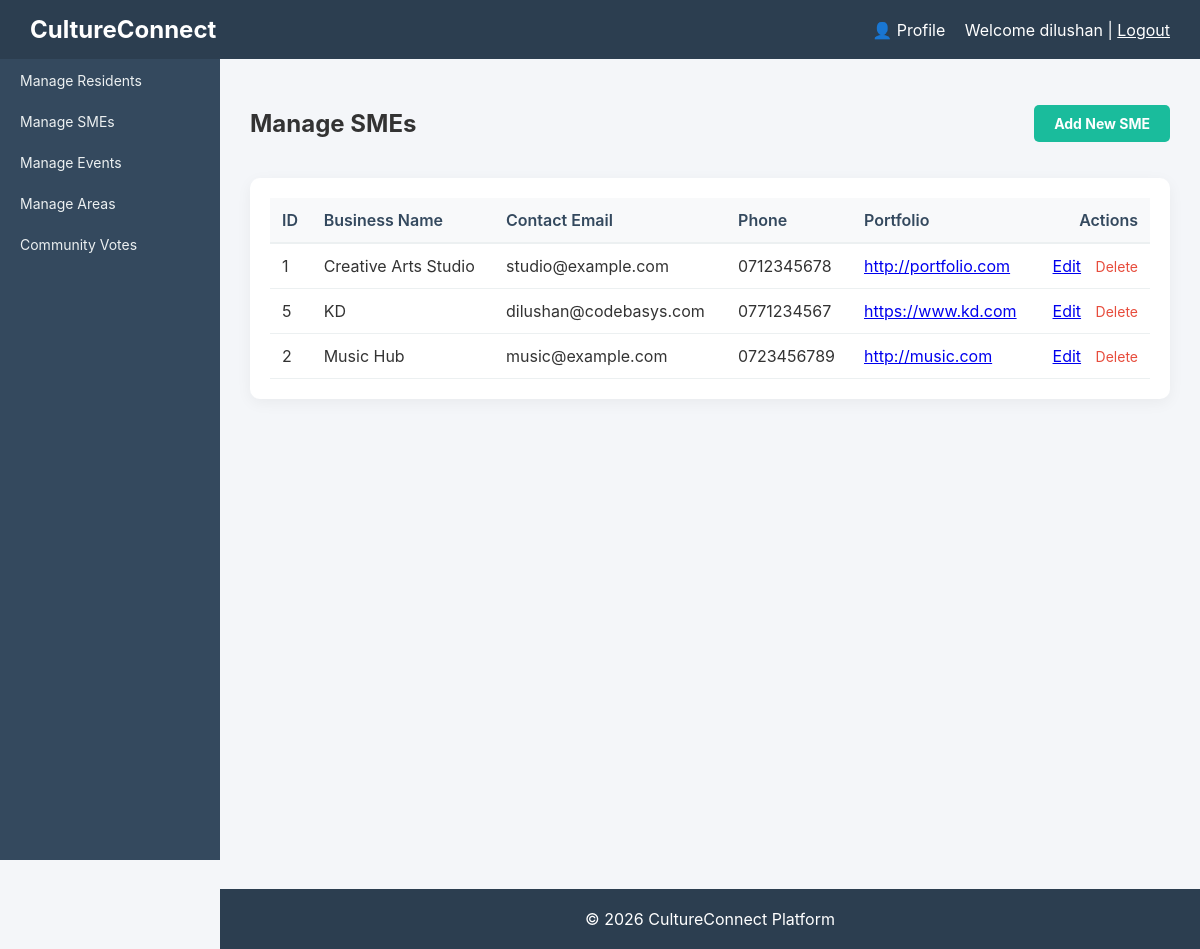
The app's page /smes (signed in) with its own data.
### tables this page shows
CREATE TABLE `smes` (
  `id` int(11) NOT NULL,
  `business_name` varchar(150) DEFAULT NULL,
  `contact_email` varchar(100) DEFAULT NULL,
  `phone` varchar(20) DEFAULT NULL,
  `portfolio_link` varchar(255) DEFAULT NULL,
  `created_at` timestamp NOT NULL DEFAULT current_timestamp()
);

### controllers/SMEController.php (called while the page is built, shortened)
<?php
require_once $_SERVER['DOCUMENT_ROOT'] . '/cultureconnect/models/SME.php';
class SMEController {
    public function index() {
        $smeModel = new SME();
        $stmt = $smeModel->readAll();
        require $_SERVER['DOCUMENT_ROOT'] . '/cultureconnect/views/smes/list_sme.php';
    }
}
?>

### index.php (called while the page is built)
<?php
    require_once 'router.php';
?>

### models/SME.php (called while the page is built, shortened)
<?php
require_once $_SERVER['DOCUMENT_ROOT'] . '/cultureconnect/config/database.php';
class SME {
    private $conn;
    private $table_name = "smes";
    public function __construct() {
        $database = new Database();
        $this->conn = $database->getConnection();
    }
    public function readAll() {
        $query = "SELECT * FROM " . $this->table_name . " ORDER BY business_name ASC";
        $stmt = $this->conn->prepare($query);
        $stmt->execute();
        return $stmt;
    }
}
?>

### config/database.php (called while the page is built, shortened)
<?php
class Database {
    private $host = "localhost";
    private $db_name = "cultureconnect";
    private $username = "root";
    private $password = "";
    public function getConnection() {
        $this->conn = null;
        try {
            $this->conn = new PDO(
                "mysql:host=" . $this->host . ";dbname=" . $this->db_name,
                $this->username,
                $this->password
            );
            $this->conn->setAttribute(PDO::ATTR_ERRMODE, PDO::ERRMODE_EXCEPTION);
        } catch(PDOException $exception) {
            echo "Connection error: " . $exception->getMessage();
        }
        return $this->conn;
    }
}

### views/smes/list_sme.php (the view)
<?php include($_SERVER['DOCUMENT_ROOT'] . '/cultureconnect/views/layouts/header.php'); ?>
<div class="content">
    <div class="flex-between mb-20">
        <h2>Manage SMEs</h2>
        <a href="/cultureconnect/smes/add" class="btn btn-success">Add New SME</a>
    </div>
    <div class="activity">
        <table>
            <thead>
                <tr>
                    <th>ID</th>
                    <th>Business Name</th>
                    <th>Contact Email</th>
                    <th>Phone</th>
                    <th>Portfolio</th>
                    <th style="text-align: right;">Actions</th>
                </tr>
            </thead>
            <tbody>
                <?php while ($row = $stmt->fetch(PDO::FETCH_ASSOC)): ?>
                    <tr>
                        <td><?php echo $row['id']; ?></td>
                        <td><?php echo $row['business_name']; ?></td>
                        <td><?php echo $row['contact_email']; ?></td>
                        <td><?php echo $row['phone']; ?></td>
                        <td><a href="<?php echo $row['portfolio_link']; ?>" target="_blank"><?php echo $row['portfolio_link']; ?></a></td>
                        <td class="text-right">
                            <a href="/cultureconnect/smes/edit?id=<?php echo $row['id']; ?>" class="btn-link mr-10">Edit</a>
                            <a href="/cultureconnect/smes/delete?id=<?php echo $row['id']; ?>" class="btn-link-danger" onclick="return confirm('Are you sure you want to delete this SME?')">Delete</a>
                        </td>
                    </tr>
                <?php endwhile; ?>
            </tbody>
        </table>
    </div>
</div>
<?php include($_SERVER['DOCUMENT_ROOT'] . '/cultureconnect/views/layouts/footer.php'); ?>

### assets/css/style.css (style rules this page uses)
body { margin: 0; font-family: 'Inter', Arial, Helvetica, sans-serif; background: #f4f6f9; color: #333; }
.content { margin-left: 220px; padding: 30px; min-height: calc(100vh - 60px); }
.btn { display: inline-block; padding: 10px 20px; border-radius: 5px; text-decoration: none; font-weight: bold; cursor: pointer; border: none; transition: background 0.3s; font-size: 14px; text-align: center; }
.btn-success { background: #1abc9c; color: white; }
.btn-link-danger { color: #e74c3c; text-decoration: none; font-size: 14px; }
.mr-10 { margin-right: 10px; }
.activity { background: white; padding: 20px; border-radius: 10px; box-shadow: 0 4px 15px rgba(0,0,0,0.05); }
table { width: 100%; border-collapse: collapse; }
th { text-align: left; padding: 12px; background: #f8f9fa; color: #34495e; font-weight: 600; border-bottom: 2px solid #ecf0f1; }
td { padding: 12px; border-bottom: 1px solid #ecf0f1; vertical-align: middle; }
.text-right { text-align: right; }
.mb-20 { margin-bottom: 20px; }
.flex-between { display: flex; justify-content: space-between; align-items: center; }

### records on screen
smes: id "1", business_name "Creative Arts Studio", contact_email "studio@example.com", phone "0712345678", portfolio_link "http://portfolio.com"
smes: id "5", business_name "KD", contact_email "dilushan@codebasys.com", phone "0771234567", portfolio_link "https://www.kd.com"
smes: id "2", business_name "Music Hub", contact_email "music@example.com", phone "0723456789", portfolio_link "http://music.com"

### other values on screen
$_SESSION['username'] "dilushan"
